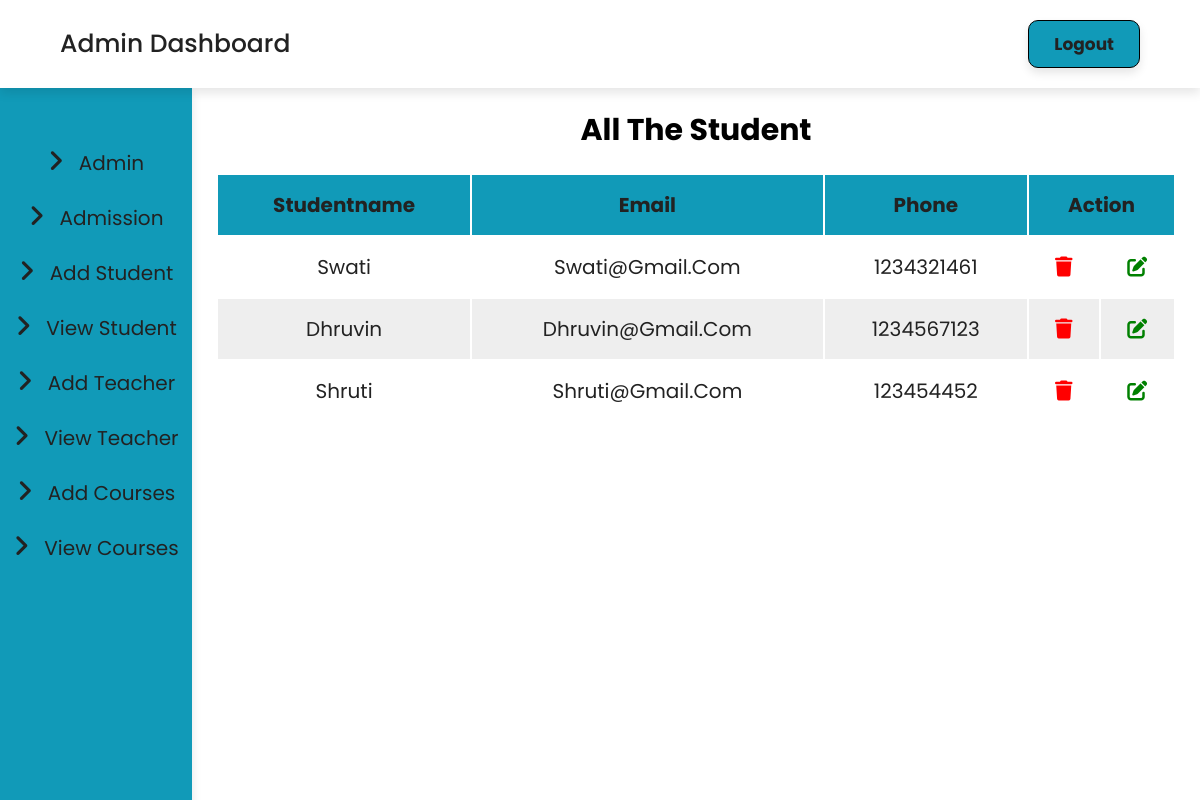
The page /view_student.php (signed in) on the database its author committed.
### tables this page shows
CREATE TABLE `user_form` (
  `id` int(255) NOT NULL,
  `name` varchar(255) NOT NULL,
  `email` varchar(255) NOT NULL,
  `password` varchar(255) NOT NULL,
  `user_type` varchar(255) NOT NULL DEFAULT 'user',
  `phone` int(11) DEFAULT NULL
);

### view_student.php (the view, shortened to what this page needs)
<?php
include 'config.php';
?>
<!DOCTYPE html>
<html lang="en">
<head>
    <link rel="stylesheet" href="https://cdnjs.cloudflare.com/ajax/libs/font-awesome/6.2.1/css/all.min.css">
    <link rel="stylesheet" href="css/admin.css">
</head>
<body>
    <?php
     include 'sidebar.php';
     ?>
    <div class="content">
       <h1>All the student</h1>
      <table class="table-data">
        <thead>
            <th>studentname</th>
            <th>email</th>
            <th>phone</th>
            <th colspan="2">Action</th>
        </thead>
        <tbody>
            <?php
            $select = mysqli_query($conn,"SELECT * FROM `user_form` where user_type = 'user'");
           if(mysqli_num_rows($select) > 0){
                while($row = mysqli_fetch_assoc($select)){
                $id = $row['id'];
           ?>
              <tr>
            <td><?php echo $row['name']; ?></td>
            <td><?php echo $row['email']; ?></td>
            <td><?php echo $row['phone']; ?></td>
            <td><?php echo "<a href='delete.php? id= $id; onclick='return confirm('Are you sure you want delete data?');'><i class='fas fa-trash' style = 'color:red'></i></a>";  ?></td>
            <td><?php echo "<a href='update.php? id= $id;'><i class='fas fa-edit' style = 'color:green'></i></a>";  ?></td>
           </tr>
           <?php
            }
        }
          ?>
        </tbody>
      </table>
    </div>
</body>
</html>

### css/admin.css (style rules this page uses)
:root { --main-color:#119ab8; --black:#222; --white:#fff; --light-black:#777; --light-white:#fff9; --dark-bg:rgba(0,0,0,0.7); --light-bg:#eee; --border :.1rem solid rgba(0,0,0); --box-shadow:0 .5rem 1rem rgba(0,0,0,0.1); --text-shadow: 0 1.5rem 3rem rgba(0,0,0,0.3); }
* { font-family: 'Poppins', sans-serif; margin: 0; padding: 0; border: 0; outline: 0; box-sizing: border-box; text-decoration: none; text-transform: capitalize; }
html { font-size: 62.5%; overflow-x: hidden; }
div.content { width: 80%; margin-left: 18%; margin-top: 2rem; }
.table-data { margin-top: 2rem; width: 100%; text-align: center; }
.table-data thead th { padding: 1.5rem; font-size: 2rem; background: var(--main-color); color: var(--black); }
.table-data tr td { font-size: 2rem; padding: 1.5rem; color: var(--black); }
.table-data tr:nth-child(even) { background-color: var(--light-bg); }
.content h1 { text-align: center; font-size: 3rem; text-transform: capitalize; margin-bottom: 1rem; }

### rows shown on the page
user_form: name "Swati", email "Swati@gmail.com", phone "1234321461"
user_form: name "Dhruvin", email "Dhruvin@gmail.com", phone "1234567123"
user_form: name "Shruti", email "Shruti@gmail.com", phone "123454452"
